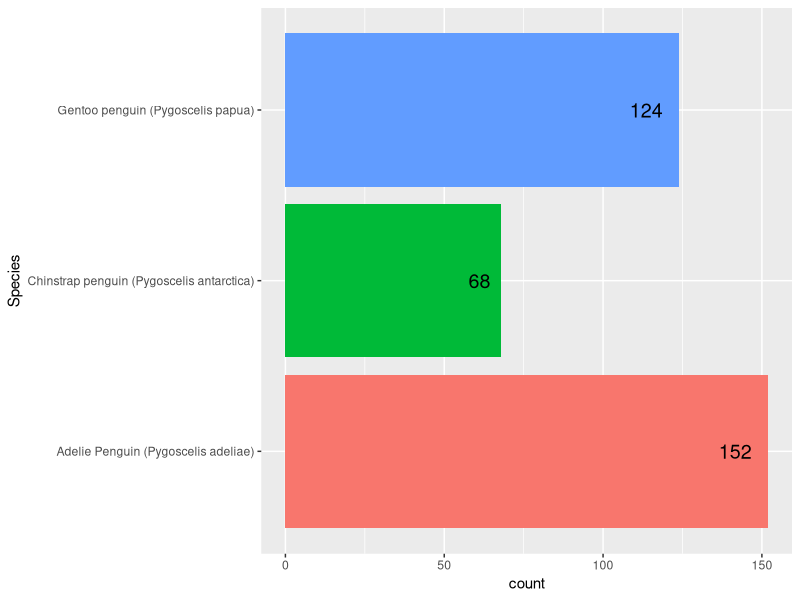

This figure's R source:

install.packages("palmerpenguins")


library(palmerpenguins)
library(tidyverse)
library(ggplot2)
library(Hmisc)


data <- penguins_raw %>% 
  mutate(Species = as.factor(Species)) %>% 
  select(- `Delta 15 N (o/oo)`,
         - `Delta 13 C (o/oo)`)


# Exploratory data analysis

# Distribution of observations by species
data %>% 
  ggplot(aes(y = Species, fill = Species))+
  geom_bar()+
  geom_text(aes(label = ..count..), stat = "count", hjust=1.5, colour = "black", size = 5)+
  theme(legend.position = "none")
